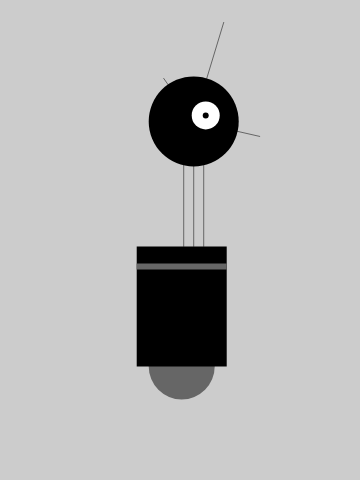
Frame 1 (no input)
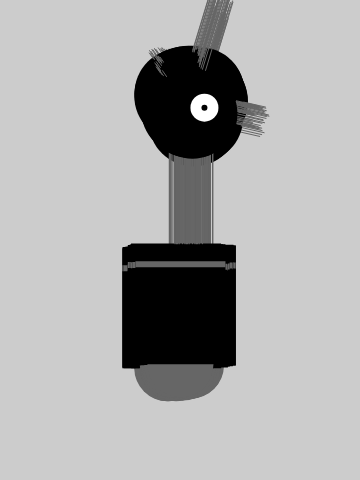
Frame 60 (no input)
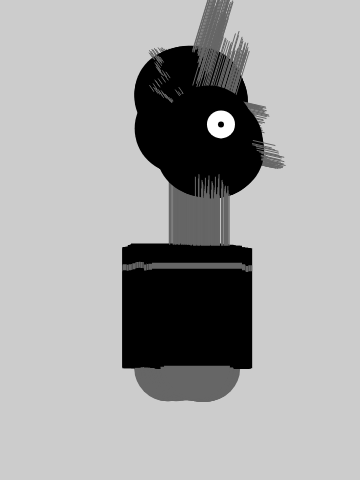
Frame 120 (the mouse pressed at the canvas centre since frame 60)

The p5.js sketch that drew these frames (run headless with seeded random() and noise() and a simulated clock; from frame 60 on, the mouse is pressed at the canvas centre):

// p5.js sketch
// ── sketch.js
var x = 180;
var y = 400;
var bodyHeight = 153;
var neckHeight = 56;
var radius = 45;
var angle = 0.0;

function setup() {
   createCanvas(360, 480);
   ellipseMode(RADIUS);
   background(204);
}

function draw() {

    // Change position by a small random amount
    x += random(-4,4);
    y += random(-1,1);

    // Change height of neck
    neckHeight = 80 + sin(angle) * 30;
    angle += 0.05;

    var ny = y - bodyHeight - neckHeight - radius;

    //Neck
    stroke(102);
    line(x+2,y-bodyHeight, x+2, ny);
    line(x+12,y-bodyHeight, x+12, ny);
    line(x+22,y-bodyHeight, x+22, ny);
 
    // Antennae
    line(x+12, ny, x-18, ny-43);
    line(x+12, ny, x+42, ny-99);
    line(x+12, ny, x+78, ny+15);

    //Body
    noStroke();
    fill(102);
    ellipse(x, y-33, 33,33);
    fill(0);
    rect(x-45, y-bodyHeight, 90, bodyHeight-33);
    fill(102);
    rect(x-45, y-bodyHeight+17, 90, 6);
   
    //Head
    fill(0);
    ellipse(x+12, ny, radius, radius);
    fill(255);
    ellipse(x+24, ny-6,14,14);
    fill(0);
    ellipse(x+24, ny-6,3,3);
}
